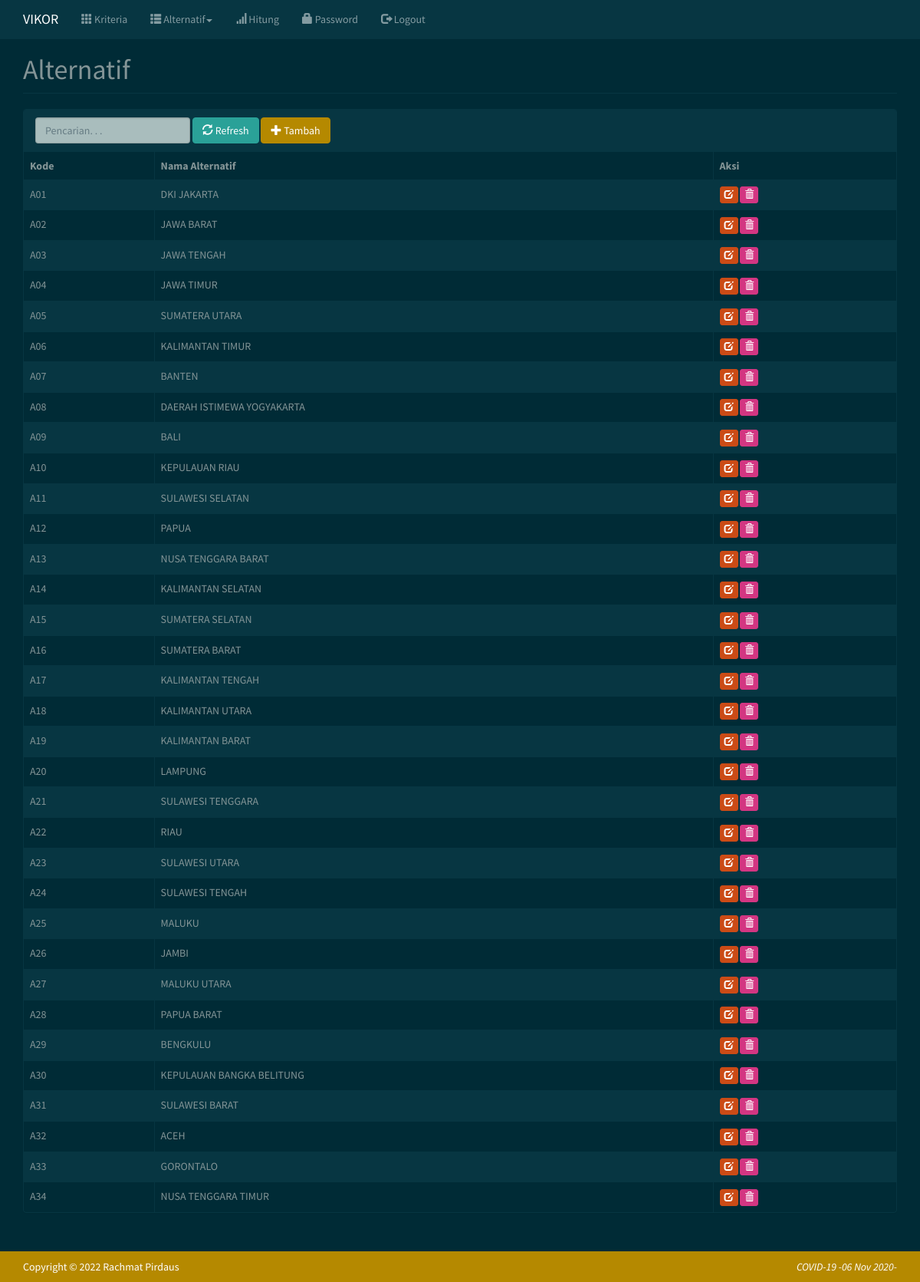
The page /index.php?m=alternatif (signed in) on the database its author committed.
### tables this page shows
CREATE TABLE `tb_alternatif` (
  `id_user` int(15) NOT NULL,
  `kode_alternatif` varchar(35) NOT NULL,
  `nama_alternatif` varchar(55) DEFAULT NULL,
  `keterangan` varchar(255) DEFAULT NULL
);

### config.php (called while the page is built)
<?php
$config["server"] = 'localhost';
$config["username"] = 'root';
$config["password"] = '';
$config["database_name"] = 'vikor';

### functions.php (called while the page is built, shortened)
<?php
include ABSPATH . 'config.php';
include ABSPATH . 'includes/db.php';
$db = new DB($config['server'], $config['username'], $config['password'], $config['database_name']);

### includes/db.php (called while the page is built, shortened)
<?php
class DB{
    var $conn = null;
    public function __construct($host, $username, $passwd, $dbname){
        $this->conn = mysqli_connect($host, $username, $passwd, $dbname);
    }
    public function query($sql){
        $query = mysqli_query($this->conn, $sql) or die('<pre>Error mysqli_query: ' . mysqli_error($this->conn) . '<br />' . $sql . '</pre>');
        return $query;
    }
    public function get_results($sql){
        $query = $this->query($sql);
        $arr = array();
        while($row = mysqli_fetch_object($query)){
            $arr[] = $row;
        }
        return $arr;
    }
}

### alternatif.php (the view, shortened to what this page needs)
<div class="page-header">
    <h1>Alternatif</h1>
</div>
<div class="panel panel-default">
    <div class="panel-heading">
        <form class="form-inline">
            <div class="form-group">
                <input class="form-control" type="text" placeholder="Pencarian. . ." name="q" value="<?=$_GET['q']?>" />
            </div>
            <div class="form-group">
                <button class="btn btn-success"><span class="glyphicon glyphicon-refresh"></span> Refresh</a>
            </div>
            <div class="form-group">
                <a class="btn btn-primary" href="?m=alternatif_tambah"><span class="glyphicon glyphicon-plus"></span> Tambah</a>
            </div>
        </form>
    </div>
    <div class="table-responsive">
        <table class="table table-bordered table-hover table-striped">
        <thead>
            <tr>
                <th>Kode</th>
                <th>Nama Alternatif</th>
                <th>Aksi</th>
            </tr>
        </thead>
        <?php
        $q = $_GET['q'];
        $rows = $db->get_results("SELECT * FROM tb_alternatif
            WHERE  kode_alternatif LIKE '%$q%' OR nama_alternatif LIKE '%$q%'
            ORDER BY kode_alternatif");
        foreach($rows as $row):?>
        <tr>
            <td><?=$row->kode_alternatif ?></td>
            <td><?=$row->nama_alternatif?></td>
            <td class="nw">
                <a class="btn btn-xs btn-warning" href="?m=alternatif_ubah&amp;ID=<?=$row->kode_alternatif?>"><span class="glyphicon glyphicon-edit"></span></a>
                <a class="btn btn-xs btn-danger" href="aksi.php?act=alternatif_hapus&amp;ID=<?=$row->kode_alternatif?>" onclick="return confirm('Hapus data?')"><span class="glyphicon glyphicon-trash"></span></a>
            </td>
        </tr>
        <?php endforeach;?>
        </table>
    </div>
</div>

### assets/css/general.css (style rules this page uses)
html { position: relative; min-height: 100%; }
body { margin-bottom: 70px; }
.nw { white-space: nowrap; }
.page-header { margin-top: 0; padding-bottom: 0; }
.page-header h1 { margin-top: 0; }

### rows shown on the page
tb_alternatif: kode_alternatif "A01", nama_alternatif "DKI JAKARTA"
tb_alternatif: kode_alternatif "A02", nama_alternatif "JAWA BARAT"
tb_alternatif: kode_alternatif "A03", nama_alternatif "JAWA TENGAH"
tb_alternatif: kode_alternatif "A04", nama_alternatif "JAWA TIMUR"
tb_alternatif: kode_alternatif "A05", nama_alternatif "SUMATERA UTARA"
tb_alternatif: kode_alternatif "A06", nama_alternatif "KALIMANTAN TIMUR"
tb_alternatif: kode_alternatif "A07", nama_alternatif "BANTEN"
tb_alternatif: kode_alternatif "A08", nama_alternatif "DAERAH ISTIMEWA YOGYAKARTA"
tb_alternatif: kode_alternatif "A09", nama_alternatif "BALI"
tb_alternatif: kode_alternatif "A10", nama_alternatif "KEPULAUAN RIAU"
tb_alternatif: kode_alternatif "A11", nama_alternatif "SULAWESI SELATAN"
tb_alternatif: kode_alternatif "A12", nama_alternatif "PAPUA"
tb_alternatif: kode_alternatif "A13", nama_alternatif "NUSA TENGGARA BARAT"
tb_alternatif: kode_alternatif "A14", nama_alternatif "KALIMANTAN SELATAN"
tb_alternatif: kode_alternatif "A15", nama_alternatif "SUMATERA SELATAN"
tb_alternatif: kode_alternatif "A16", nama_alternatif "SUMATERA BARAT"
tb_alternatif: kode_alternatif "A17", nama_alternatif "KALIMANTAN TENGAH"
tb_alternatif: kode_alternatif "A18", nama_alternatif "KALIMANTAN UTARA"
tb_alternatif: kode_alternatif "A19", nama_alternatif "KALIMANTAN BARAT"
tb_alternatif: kode_alternatif "A20", nama_alternatif "LAMPUNG"
tb_alternatif: kode_alternatif "A21", nama_alternatif "SULAWESI TENGGARA"
tb_alternatif: kode_alternatif "A22", nama_alternatif "RIAU"
tb_alternatif: kode_alternatif "A23", nama_alternatif "SULAWESI UTARA"
tb_alternatif: kode_alternatif "A24", nama_alternatif "SULAWESI TENGAH"
tb_alternatif: kode_alternatif "A25", nama_alternatif "MALUKU"
tb_alternatif: kode_alternatif "A26", nama_alternatif "JAMBI"
tb_alternatif: kode_alternatif "A27", nama_alternatif "MALUKU UTARA"
tb_alternatif: kode_alternatif "A28", nama_alternatif "PAPUA BARAT"
tb_alternatif: kode_alternatif "A29", nama_alternatif "BENGKULU"
tb_alternatif: kode_alternatif "A30", nama_alternatif "KEPULAUAN BANGKA BELITUNG"
tb_alternatif: kode_alternatif "A31", nama_alternatif "SULAWESI BARAT"
tb_alternatif: kode_alternatif "A32", nama_alternatif "ACEH"
tb_alternatif: kode_alternatif "A33", nama_alternatif "GORONTALO"
tb_alternatif: kode_alternatif "A34", nama_alternatif "NUSA TENGGARA TIMUR"
